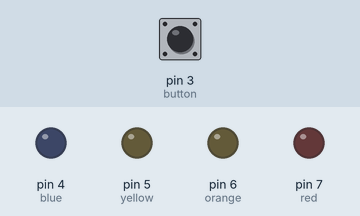
This sketch was run on a simulated Arduino Uno, built with avr-gcc and run on an emulated ATmega328P. Shown: output pins drawn as LEDs (lit = HIGH). Dashed ring = blinking. The test bench sets the inputs (shaded band); at power-on: pin 3 (button) HIGH.

Above: at 1.2 s.
1.3 s: pin 3 (button) pulled LOW for 3.2 s
At 5.1 s:
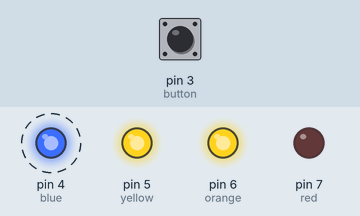
6.0 s: pin 3 (button) pulled LOW for 0.15 s
At 7.5 s:
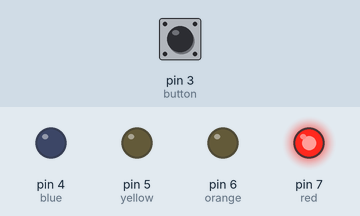
8.0 s: pin 3 (button) pulled LOW for 1 s
At 9.5 s:
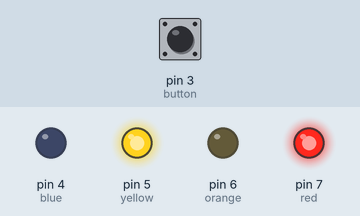
10.5 s: pin 3 (button) pulled LOW for 0.15 s
At 12.2 s:
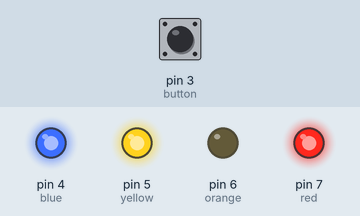
12.5 s: pin 3 (button) pulled LOW for 0.15 s
At 13.7 s:
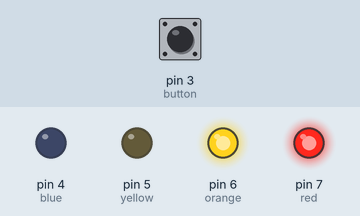
14.5 s: pin 3 (button) pulled LOW for 1 s
At 16.8 s:
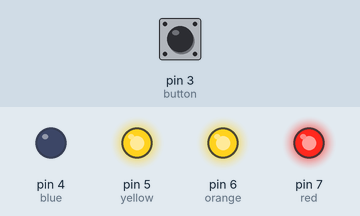
Timing chart, 0 to 18.0 s (numbered marks = the images above; inputs shaded):
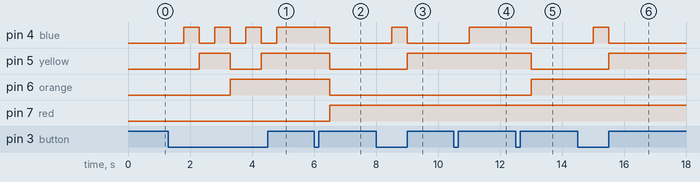

The sketch:

Binary_Counter.ino
```cpp
int button = 3;
int blue = 4;
int yellow = 5;
int orange = 6;
int red = 7;
int counter = 0;
int val = 0;

void setup() {
  Serial.begin(9600);
  pinMode(button, INPUT_PULLUP);
  pinMode(blue, OUTPUT);
  pinMode(yellow, OUTPUT);
  pinMode(orange, OUTPUT);
  pinMode(red, OUTPUT);
}

void loop() {
  val = digitalRead(button);
  if(val == LOW){
    if(counter < 15){
      counter++;
      delay(500);
      if(counter == 0){
          digitalWrite(blue, LOW);
          digitalWrite(yellow, LOW);
          digitalWrite(orange, LOW);
          digitalWrite(red, LOW);
        }
      if(counter == 1){
          digitalWrite(blue, HIGH);
          digitalWrite(yellow, LOW);
          digitalWrite(orange, LOW);
          digitalWrite(red, LOW);
        }
        if(counter == 2){
          digitalWrite(blue, LOW);
          digitalWrite(yellow, HIGH);
          digitalWrite(orange, LOW);
          digitalWrite(red, LOW);
        }
        if(counter == 3){
          digitalWrite(blue, HIGH);
          digitalWrite(yellow, HIGH);
          digitalWrite(orange, LOW);
          digitalWrite(red, LOW);
        }
        if(counter == 4){
          digitalWrite(blue, LOW);
          digitalWrite(yellow, LOW);
          digitalWrite(orange, HIGH);
          digitalWrite(red, LOW);
        }
        if(counter == 5){
          digitalWrite(blue, HIGH);
          digitalWrite(yellow, LOW);
          digitalWrite(orange, HIGH);
          digitalWrite(red, LOW);
        }
        if(counter == 6){
          digitalWrite(blue, LOW);
          digitalWrite(yellow, HIGH);
          digitalWrite(orange, HIGH);
          digitalWrite(red, LOW);
        }
        if(counter == 7){
          digitalWrite(blue, HIGH);
          digitalWrite(yellow, HIGH);
          digitalWrite(orange, HIGH);
          digitalWrite(red, LOW);
        }
        if(counter == 8){
          digitalWrite(blue, LOW);
          digitalWrite(yellow, LOW);
          digitalWrite(orange, LOW);
          digitalWrite(red, HIGH);
        }
        if(counter == 9){
          digitalWrite(blue, HIGH);
          digitalWrite(yellow, LOW);
          digitalWrite(orange, LOW);
          digitalWrite(red, HIGH);
        }
        if(counter == 10){
          digitalWrite(blue, LOW);
          digitalWrite(yellow, HIGH);
          digitalWrite(orange, LOW);
          digitalWrite(red, HIGH);
        }
        if(counter == 11){
          digitalWrite(blue, HIGH);
          digitalWrite(yellow, HIGH);
          digitalWrite(orange, LOW);
          digitalWrite(red, HIGH);
        }
        if(counter == 12){
          digitalWrite(blue, LOW);
          digitalWrite(yellow, LOW);
          digitalWrite(orange, HIGH);
          digitalWrite(red, HIGH);
        }
        if(counter == 13){
          digitalWrite(blue, HIGH);
          digitalWrite(yellow, LOW);
          digitalWrite(orange, HIGH);
          digitalWrite(red, HIGH);
        }
        if(counter == 14){
          digitalWrite(blue, LOW);
          digitalWrite(yellow, HIGH);
          digitalWrite(orange, HIGH);
          digitalWrite(red, HIGH);
        }
        if(counter == 15){
          digitalWrite(blue, HIGH);
          digitalWrite(yellow, HIGH);
          digitalWrite(orange, HIGH);
          digitalWrite(red, HIGH);
        }
      }
   else{
      counter = -1;
    }
       }
}
```

Measured:
- after the input at 1.3 s, pin 4 (blue): alternates HIGH for 0.50 s and LOW for 0.50 s, 7 changes in all, then stays HIGH, starting after 0.50 s; pin 5 (yellow): LOW → HIGH after 1.0 s, → LOW 1.0 s later, → HIGH 1.0 s later; pin 6 (orange): LOW → HIGH after 2.0 s
- after the input at 6.0 s, pin 4 (blue), pin 5 (yellow), pin 6 (orange): HIGH → LOW after 0.50 s; pin 7 (red): LOW → HIGH after 0.50 s
- after the input at 8.0 s, pin 4 (blue): LOW → HIGH after 0.50 s, → LOW 0.50 s later; pin 5 (yellow): LOW → HIGH after 1.0 s
- after the input at 10.5 s, pin 4 (blue): LOW → HIGH after 0.50 s
- after the input at 12.5 s, pin 4 (blue), pin 5 (yellow): HIGH → LOW after 0.50 s; pin 6 (orange): LOW → HIGH after 0.50 s
- after the input at 14.5 s, pin 4 (blue): LOW → HIGH after 0.50 s, → LOW 0.50 s later; pin 5 (yellow): LOW → HIGH after 1.0 s
